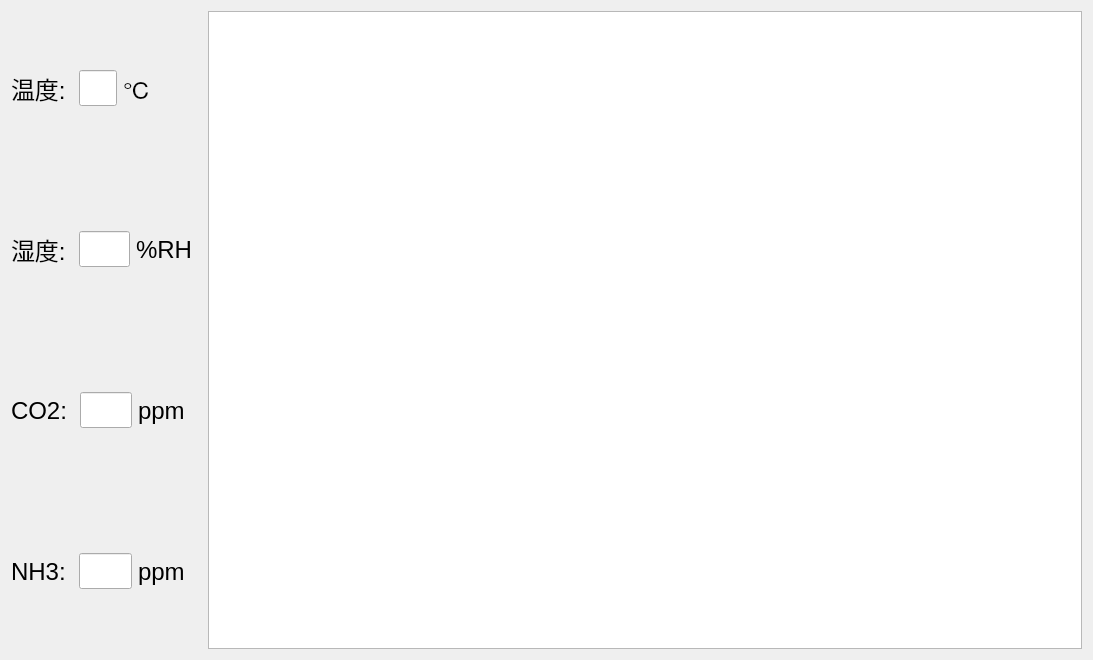
<?xml version="1.0" encoding="UTF-8"?>
<ui version="4.0">
 <class>MainForm</class>
 <widget class="QWidget" name="MainForm">
  <property name="geometry">
   <rect>
    <x>0</x>
    <y>0</y>
    <width>1093</width>
    <height>660</height>
   </rect>
  </property>
  <property name="windowTitle">
   <string>Form</string>
  </property>
  <layout class="QVBoxLayout" name="verticalLayout_3">
   <item>
    <layout class="QHBoxLayout" name="horizontalLayout_6" stretch="1,5">
     <item>
      <layout class="QVBoxLayout" name="verticalLayout_2">
       <property name="leftMargin">
        <number>0</number>
       </property>
       <property name="rightMargin">
        <number>10</number>
       </property>
       <item>
        <layout class="QHBoxLayout" name="horizontalLayout_7">
         <item>
          <widget class="QLabel" name="label_9">
           <property name="font">
            <font>
             <pointsize>18</pointsize>
            </font>
           </property>
           <property name="text">
            <string>温度: </string>
           </property>
          </widget>
         </item>
         <item>
          <widget class="QLineEdit" name="lineEdit_5">
           <property name="font">
            <font>
             <pointsize>18</pointsize>
            </font>
           </property>
          </widget>
         </item>
         <item>
          <widget class="QLabel" name="label_10">
           <property name="font">
            <font>
             <pointsize>18</pointsize>
            </font>
           </property>
           <property name="text">
            <string>℃      </string>
           </property>
          </widget>
         </item>
        </layout>
       </item>
       <item>
        <layout class="QHBoxLayout" name="horizontalLayout_8">
         <item>
          <widget class="QLabel" name="label_11">
           <property name="font">
            <font>
             <pointsize>18</pointsize>
            </font>
           </property>
           <property name="text">
            <string>湿度: </string>
           </property>
          </widget>
         </item>
         <item>
          <widget class="QLineEdit" name="lineEdit_6">
           <property name="font">
            <font>
             <pointsize>18</pointsize>
            </font>
           </property>
          </widget>
         </item>
         <item>
          <widget class="QLabel" name="label_12">
           <property name="font">
            <font>
             <pointsize>18</pointsize>
            </font>
           </property>
           <property name="text">
            <string>%RH</string>
           </property>
          </widget>
         </item>
        </layout>
       </item>
       <item>
        <layout class="QHBoxLayout" name="horizontalLayout_9">
         <item>
          <widget class="QLabel" name="label_13">
           <property name="font">
            <font>
             <pointsize>18</pointsize>
            </font>
           </property>
           <property name="text">
            <string>CO2: </string>
           </property>
          </widget>
         </item>
         <item>
          <widget class="QLineEdit" name="lineEdit_7">
           <property name="font">
            <font>
             <pointsize>18</pointsize>
            </font>
           </property>
          </widget>
         </item>
         <item>
          <widget class="QLabel" name="label_14">
           <property name="font">
            <font>
             <pointsize>18</pointsize>
            </font>
           </property>
           <property name="text">
            <string>ppm </string>
           </property>
          </widget>
         </item>
        </layout>
       </item>
       <item>
        <layout class="QHBoxLayout" name="horizontalLayout_10">
         <item>
          <widget class="QLabel" name="label_15">
           <property name="font">
            <font>
             <pointsize>18</pointsize>
            </font>
           </property>
           <property name="text">
            <string>NH3: </string>
           </property>
          </widget>
         </item>
         <item>
          <widget class="QLineEdit" name="lineEdit_8">
           <property name="font">
            <font>
             <pointsize>18</pointsize>
            </font>
           </property>
          </widget>
         </item>
         <item>
          <widget class="QLabel" name="label_16">
           <property name="font">
            <font>
             <pointsize>18</pointsize>
            </font>
           </property>
           <property name="text">
            <string>ppm </string>
           </property>
          </widget>
         </item>
        </layout>
       </item>
      </layout>
     </item>
     <item>
      <widget class="QTableView" name="tableView_2"/>
     </item>
    </layout>
   </item>
  </layout>
 </widget>
 <resources/>
 <connections/>
</ui>
